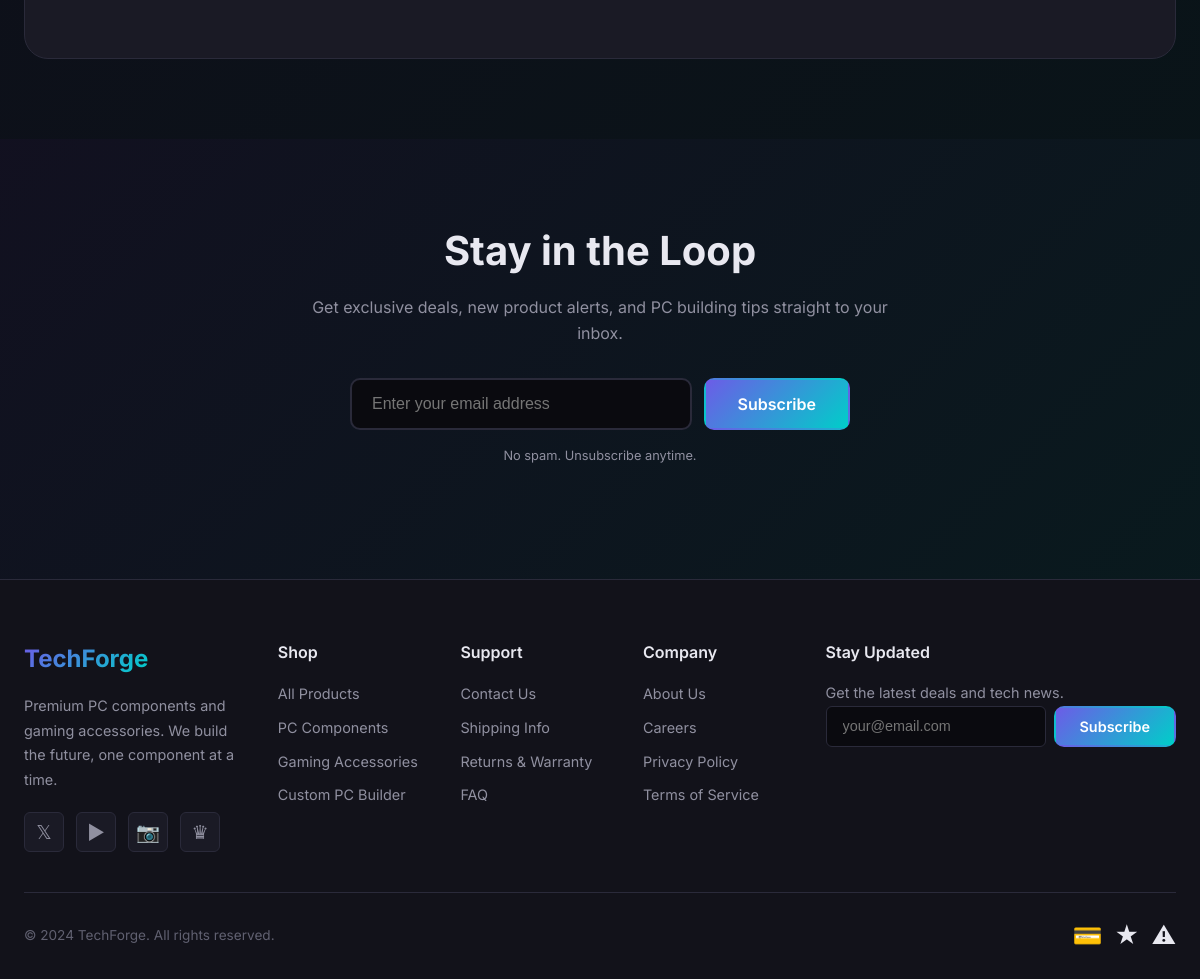
The app's page / (lower part), older data.
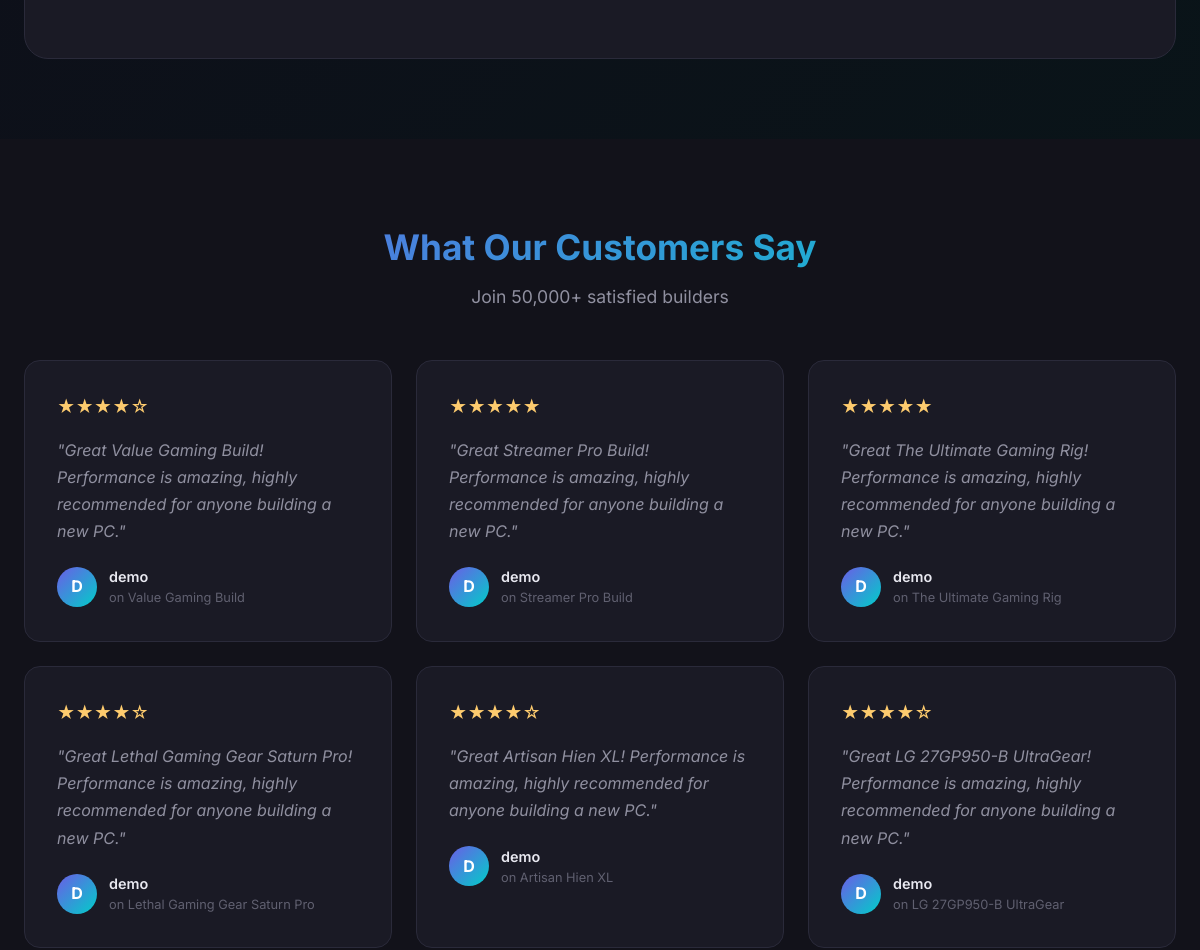
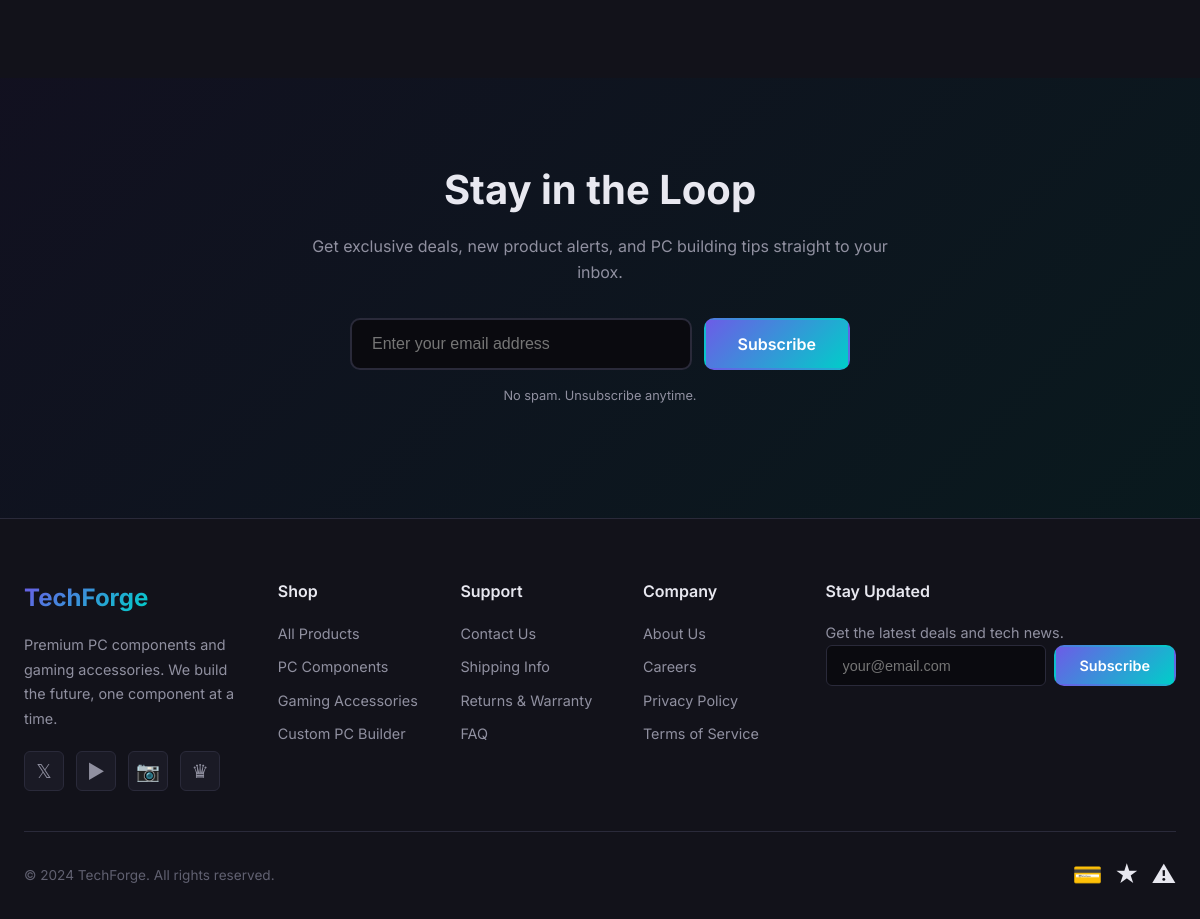
The same page, newer data (2 pictures, top to bottom).
### products/models.py (models this page shows, shortened)
class Review(models.Model):
    product = models.ForeignKey(Product, on_delete=models.CASCADE, related_name='reviews')
    user = models.ForeignKey(User, on_delete=models.CASCADE)
    rating = models.IntegerField(validators=[MinValueValidator(1), MaxValueValidator(5)])
    comment = models.TextField()
    created_at = models.DateTimeField(auto_now_add=True)
    class Meta:
        unique_together = ['product', 'user']

class Product(models.Model):
    COMPONENT_TYPES = [
        ('cpu', 'CPU'),
        ('gpu', 'GPU'),
        ('motherboard', 'Motherboard'),
        ('ram', 'RAM'),
        ('storage', 'Storage'),
        ('psu', 'Power Supply'),
        ('cooling', 'Cooling'),
        ('case', 'Case'),
    ]
    category = models.ForeignKey(Category, on_delete=models.CASCADE, related_name='products')
    name = models.CharField(max_length=300)
    slug = models.SlugField(unique=True)
    description = models.TextField()
    specifications = models.JSONField(default=dict, blank=True)
    price = models.DecimalField(max_digits=10, decimal_places=2)
    compare_price = models.DecimalField(max_digits=10, decimal_places=2, null=True, blank=True)
    image = models.ImageField(upload_to='products/', blank=True, null=True)
    stock = models.IntegerField(default=0)
    is_featured = models.BooleanField(default=False)
    is_best_seller = models.BooleanField(default=False)
    is_custom_build = models.BooleanField(default=False)
    component_type = models.CharField(max_length=20, choices=COMPONENT_TYPES, null=True, blank=True)
    is_active = models.BooleanField(default=True)
    created_at = models.DateTimeField(auto_now_add=True)
    updated_at = models.DateTimeField(auto_now=True)
    class Meta:
        ordering = ['-created_at']

### myapp/views.py (the view)
# urls.py: path('', views.home, name='home'),
def home(request):
    categories = Category.objects.filter(parent__isnull=True)
    reviews = Review.objects.all().select_related('user', 'product')[:6]
    context = {
        'categories': categories,
        'reviews': reviews,
    }
    return render(request, 'home.html', context)

### templates/home.html (shortened to what this page needs)
{% extends 'base.html' %}
{% load static %}
{% block content %}
<section class="section builder-cta-section">
    <div class="container">
        <div class="cta-card">
        </div>
    </div>
</section>
{% if reviews %}
<section class="section reviews-section">
    <div class="container">
        <div class="section-header">
            <h2>What Our Customers Say</h2>
            <p>Join 50,000+ satisfied builders</p>
        </div>
        <div class="reviews-grid">
            {% for review in reviews %}
            <div class="review-card">
                <div class="review-stars">
                    {% for i in "12345" %}{% if forloop.counter <= review.rating %}&#9733;{% else %}&#9734;{% endif %}{% endfor %}
                </div>
                <p class="review-text">"{{ review.comment|truncatewords:20 }}"</p>
                <div class="review-author">
                    <div class="review-avatar">{{ review.user.username|first|upper }}</div>
                    <div>
                        <p class="review-name">{{ review.user.username }}</p>
                        <p class="review-product">on {{ review.product.name|truncatechars:30 }}</p>
                    </div>
                </div>
            </div>
            {% endfor %}
        </div>
    </div>
</section>
{% endif %}
<section class="section newsletter-section">
    <div class="container">
        <div class="newsletter-card">
            <h2>Stay in the Loop</h2>
            <p>Get exclusive deals, new product alerts, and PC building tips straight to your inbox.</p>
            <form class="newsletter-form-large">
                <input type="email" placeholder="Enter your email address" required class="newsletter-input-large">
                <button type="submit" class="btn btn-primary btn-lg">Subscribe</button>
            </form>
            <p class="newsletter-disclaimer">No spam. Unsubscribe anytime.</p>
        </div>
    </div>
</section>
{% endblock %}

Row changes from the older to the newer data that the page shows:
added Review: rating 4 (drawn), comment "Great Value Gaming Build! Performance is amazing, highly recommended for anyone building a new PC.", user.username|first "D", user.username "demo", product.name "Value Gaming Build"
added Review: rating 5 (drawn), comment "Great Streamer Pro Build! Performance is amazing, highly recommended for anyone building a new PC.", user.username|first "D", user.username "demo", product.name "Streamer Pro Build"
added Review: rating 5 (drawn), comment "Great The Ultimate Gaming Rig! Performance is amazing, highly recommended for anyone building a new PC.", user.username|first "D", user.username "demo", product.name "The Ultimate Gaming Rig"
added Review: rating 4 (drawn), comment "Great Lethal Gaming Gear Saturn Pro! Performance is amazing, highly recommended for anyone building a new PC.", user.username|first "D", user.username "demo", product.name "Lethal Gaming Gear Saturn Pro"
added Review: rating 4 (drawn), comment "Great Artisan Hien XL! Performance is amazing, highly recommended for anyone building a new PC.", user.username|first "D", user.username "demo", product.name "Artisan Hien XL"
added Review: rating 4 (drawn), comment "Great LG 27GP950-B UltraGear! Performance is amazing, highly recommended for anyone building a new PC.", user.username|first "D", user.username "demo", product.name "LG 27GP950-B UltraGear"
Text that changed along with them:
text now shown: "What Our Customers Say Join 50,000+ satisfied builders"
